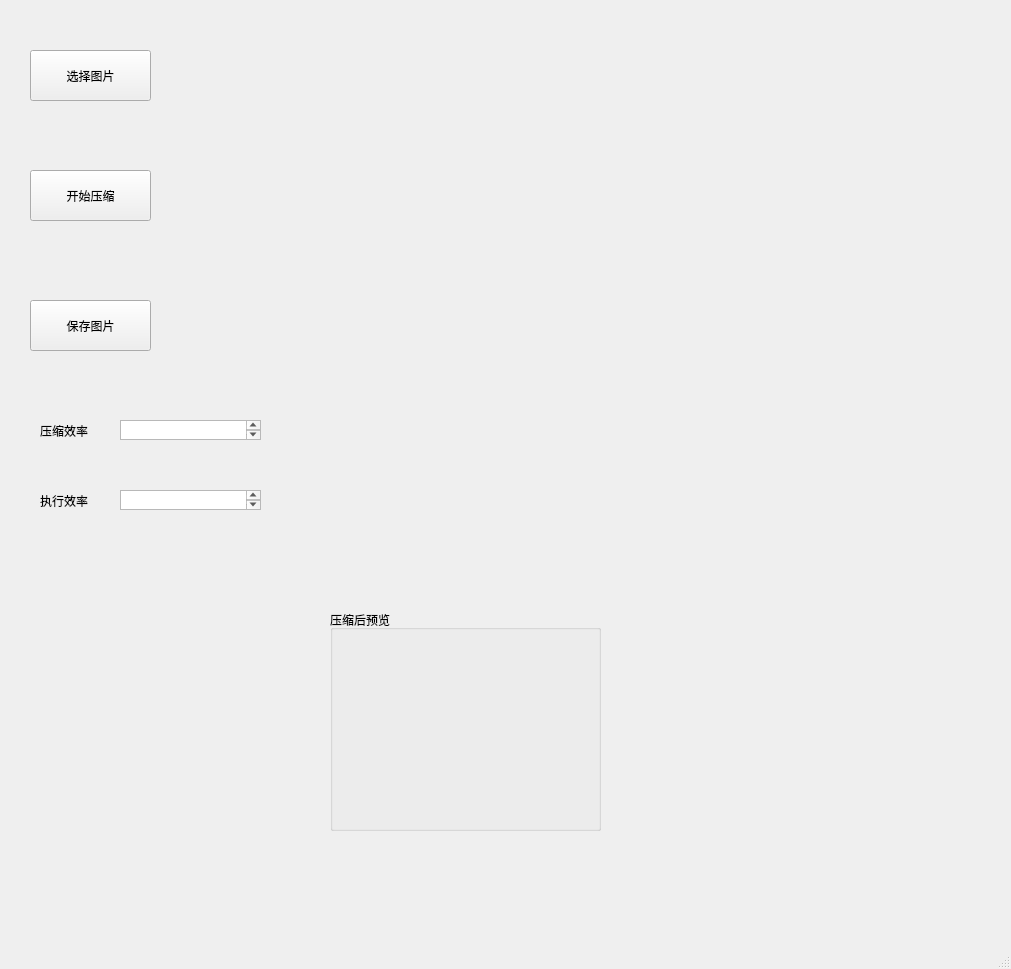
<?xml version="1.0" encoding="UTF-8"?>
<ui version="4.0">
 <class>MainWindow</class>
 <widget class="QMainWindow" name="MainWindow">
  <property name="geometry">
   <rect>
    <x>0</x>
    <y>0</y>
    <width>1011</width>
    <height>969</height>
   </rect>
  </property>
  <property name="windowTitle">
   <string>MainWindow</string>
  </property>
  <widget class="QWidget" name="centralwidget">
   <widget class="QPushButton" name="pushButton">
    <property name="geometry">
     <rect>
      <x>30</x>
      <y>50</y>
      <width>121</width>
      <height>51</height>
     </rect>
    </property>
    <property name="text">
     <string>选择图片</string>
    </property>
   </widget>
   <widget class="QPushButton" name="pushButton_2">
    <property name="geometry">
     <rect>
      <x>30</x>
      <y>170</y>
      <width>121</width>
      <height>51</height>
     </rect>
    </property>
    <property name="text">
     <string>开始压缩</string>
    </property>
   </widget>
   <widget class="QPushButton" name="pushButton_3">
    <property name="geometry">
     <rect>
      <x>30</x>
      <y>300</y>
      <width>121</width>
      <height>51</height>
     </rect>
    </property>
    <property name="text">
     <string>保存图片</string>
    </property>
   </widget>
   <widget class="QLabel" name="label">
    <property name="geometry">
     <rect>
      <x>40</x>
      <y>410</y>
      <width>91</width>
      <height>41</height>
     </rect>
    </property>
    <property name="text">
     <string>压缩效率</string>
    </property>
   </widget>
   <widget class="QGroupBox" name="groupBox_2">
    <property name="geometry">
     <rect>
      <x>330</x>
      <y>610</y>
      <width>271</width>
      <height>221</height>
     </rect>
    </property>
    <property name="title">
     <string>压缩后预览</string>
    </property>
    <widget class="QLabel" name="label_3">
     <property name="geometry">
      <rect>
       <x>40</x>
       <y>-410</y>
       <width>511</width>
       <height>511</height>
      </rect>
     </property>
     <property name="text">
      <string>压缩前浏览</string>
     </property>
    </widget>
   </widget>
   <widget class="QLabel" name="label_2">
    <property name="geometry">
     <rect>
      <x>40</x>
      <y>480</y>
      <width>91</width>
      <height>41</height>
     </rect>
    </property>
    <property name="text">
     <string>执行效率</string>
    </property>
   </widget>
   <widget class="QTextBrowser" name="textBrowser">
    <property name="geometry">
     <rect>
      <x>120</x>
      <y>420</y>
      <width>141</width>
      <height>20</height>
     </rect>
    </property>
   </widget>
   <widget class="QTextBrowser" name="textBrowser_2">
    <property name="geometry">
     <rect>
      <x>120</x>
      <y>490</y>
      <width>141</width>
      <height>20</height>
     </rect>
    </property>
   </widget>
  </widget>
  <widget class="QMenuBar" name="menubar">
   <property name="geometry">
    <rect>
     <x>0</x>
     <y>0</y>
     <width>1011</width>
     <height>26</height>
    </rect>
   </property>
  </widget>
  <widget class="QStatusBar" name="statusbar"/>
 </widget>
 <resources/>
 <connections/>
</ui>
